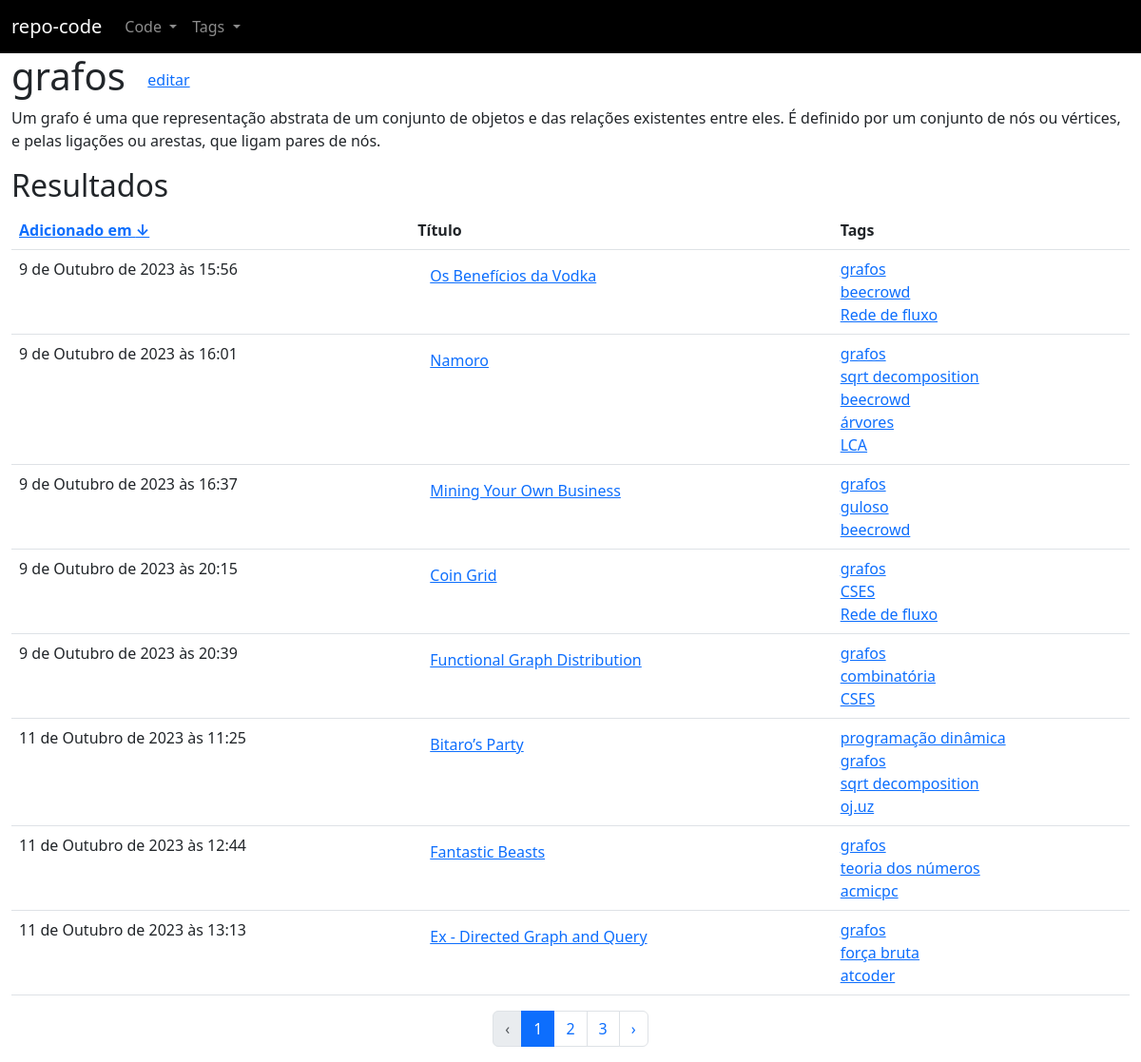
The page /repo/tag/2/ on the database its author committed.
### repo/models.py (models this page shows, shortened)
class Tag(models.Model):
    name = models.CharField(max_length = 50)
    human_name = models.CharField(max_length = 50)
    description = models.TextField()

class Code(models.Model):
    LANGUAGE_CHOICES = (
        ("c++", "c++"),
        ("py", "python"),
        ("c", "c"),
        ("java", "java"),
        ("c#", "c#"),
        ("js", "javascript")
    )
    DICT_LANGUAGES_CHOICES = dict(LANGUAGE_CHOICES)
    title = models.CharField(max_length = 100)
    createdAt = models.DateTimeField(default = timezone.now)
    updatedAt = models.DateTimeField(default = timezone.now)
    description = models.TextField()
    source = models.TextField()
    tags = models.ManyToManyField(Tag)
    original = models.CharField(max_length = 100)
    language = models.CharField(max_length = 10, choices = LANGUAGE_CHOICES)

### repo/tag_views.py (the view)
# urls.py: path('<int:key>/', tag_views.tag_results, name = 'repo_tag_view'),
@require_http_methods(['GET'])
def tag_results(request, key):
    MAX_ITEMS_PER_PAGE = 8
    page = int(request.GET.get('page', 1))
    asc = int(request.GET.get('asc', 1))
    low = (page - 1) * MAX_ITEMS_PER_PAGE
    high = page * MAX_ITEMS_PER_PAGE
    try:
        tag = Tag.objects.get(pk = key)
    except ObjectDoesNotExist as ex:
        return render(request, '404.html', {'message': ex})
    total_results = tag.code_set.count()
    sources = tag.code_set.order_by(['-', ''][asc] + 'createdAt')[low : high]
    URL_FLIP_CREATEDAT_PARAMS = {'page': page, 'asc': asc ^ 1}
    URL_FLIP_CREATEDAT = f"{reverse('repo_tag_view', args = [key])}?{urlencode(URL_FLIP_CREATEDAT_PARAMS)}"
    URL_PREVIOUS_PARAMS = {
        'page': page - 1,
        'asc': asc
    }
    URL_PREVIOUS = f"{reverse('repo_tag_view', args = [key])}?{urlencode(URL_PREVIOUS_PARAMS)}"
    URL_NEXT_PARAMS = {
        'page': page + 1,
        'asc': asc
    }
    URL_FIRST_PARAMS = {'page': 1, 'asc': asc ^ 1}
    URL_FIRST = f"{reverse('repo_tag_view', args = [key])}?{urlencode(URL_FIRST_PARAMS)}"
    URL_NEXT = f"{reverse('repo_tag_view', args = [key])}?{urlencode(URL_NEXT_PARAMS)}"
    URL_PAGES = []
    start_delta = max(1, page - 2) - page
    for delta in range(start_delta, start_delta + 5):
        p = page + delta
        if p > 0 and (p - 1) * MAX_ITEMS_PER_PAGE < total_results:
            URL_PARAMS = {'page': p, 'asc': asc}
            URL = f"{reverse('repo_tag_view', args = [key])}?{urlencode(URL_PARAMS)}"
            URL_PAGES.append((p, p == page , URL))
    return render(request, 'tag/tag.html', {'tag' : tag,
    'sources' : sources,
    'URL_FLIP_CREATEDAT': URL_FLIP_CREATEDAT,
    'asc' : asc,
    'URL_PAGES': URL_PAGES,
    'total_results': total_results,
    'URL_PREVIOUS': URL_PREVIOUS if page > 1 else None,
    'URL_NEXT': URL_NEXT if page * MAX_ITEMS_PER_PAGE < total_results else None,
    'URL_FIRST': URL_FIRST if len(URL_PAGES) and URL_PAGES[0][0] > 1 else None
    })

### repo/templates/tag/tag.html (shortened to what this page needs)
{% extends "base.html" %}
{% block 'main' %}
{% if sources.all.count > 0 %}
    <div class = "container-fluid">
    <div class = "row">
        <h1>
            {{ tag.human_name }}
            <a class = "btn btn-link" href = "{% url 'repo_tag_upd' tag.id %}"> editar </a>
        </h1>
    </div>
    <div class = "row">
        <p>
            {{ tag.description | safe }}
        </p>
    </div>
    <div class = "row">
        <h2>Resultados</h2>
    </div>
    <table class = "table">
        <thead>
            <tr>
                <th>
                    <a href = "{{ URL_FLIP_CREATEDAT }}">
                        Adicionado em
                        {% if asc %}
                            &#8595;
                        {% else %}
                            &#8593;
                        {% endif %}
                    </a>
                </th>
                <th>Título</th>
                <th>Tags</th>
            </tr>
        </thead>
        <tbody>
            {% for source in sources.all %}
                <tr>
                    <td>
                        {{ source.createdAt }}
                    </td>
                    <td>
                        <a href = "{% url 'repo_code_view' source.id %}" class = "btn btn-link">{{ source.title }}</a>
                    </td>
                    <td>
                        {% for tag in source.tags.all %}
                            <a href = "{% url 'repo_tag_view' tag.id %}">{{tag.human_name}}</a>
                            <br>
                        {% endfor %}
                    </td>
                </tr>
            {% endfor %}
        </tbody>
    </table>
    <nav>
        <ul class = "pagination justify-content-center">
            {% if URL_PREVIOUS %}
                <li class="page-item">
                    <a class="page-link" href="{{URL_PREVIOUS}}">&lsaquo;</a>
                </li>
            {% else %}
                <li class="page-item disabled">
                    <a class="page-link" href="#" tabindex="-1">&lsaquo;</a>
                </li>
            {% endif %}
            {% for page, current, URL in URL_PAGES %}
                {% if current %}
                <li class = "page-item active">
                    <a href = "{{URL}}" class = "page-link"> {{page}} </a>
                </li>
                {% else %}
                <div class = "page-item">
                    <a href = "{{URL}}" class = "page-link"> {{page}} </a>
                </div>
                {% endif %}
            {% endfor %}
            {% if URL_NEXT %}
                <li class="page-item">
                    <a class="page-link" href="{{URL_NEXT}}">&rsaquo;</a>
                </li>
            {% else %}
                <li class="page-item disabled">
                    <a class="page-link" href="#" tabindex="-1">&rsaquo;</a>
                </li>
            {% endif %}
        </ul>
    </nav>
</div>
{% else %}
        <h1 class = "text-center text-warning"> Nenhum resultado foi encontrado </h1>
            <p class="text-center">
                Tente outros parâmetros que fornecam um resultado válido
            </p>
{% endif %}
{% endblock %}

### rows shown on the page
Tag: human_name "grafos", description "Um grafo é uma que representação abstrata de um conjunto de objetos e das relações existentes entre eles. É definido por um conjunto de nós ou vértices, e pelas ligações ou arestas, que ligam pares de nós."
Code: createdAt "9 de Outubro de 2023 às 15:56", title "Os Benefícios da Vodka"
Tag: human_name "beecrowd"
Tag: human_name "Rede de fluxo"
Code: createdAt "9 de Outubro de 2023 às 16:01", title "Namoro"
Tag: human_name "sqrt decomposition"
Tag: human_name "árvores"
Tag: human_name "LCA"
Code: createdAt "9 de Outubro de 2023 às 16:37", title "Mining Your Own Business"
Tag: human_name "guloso"
Code: createdAt "9 de Outubro de 2023 às 20:15", title "Coin Grid"
Tag: human_name "CSES"
Code: createdAt "9 de Outubro de 2023 às 20:39", title "Functional Graph Distribution"
Tag: human_name "combinatória"
Code: createdAt "11 de Outubro de 2023 às 11:25", title "Bitaro’s Party"
Tag: human_name "programação dinâmica"
Tag: human_name "oj.uz"
Code: createdAt "11 de Outubro de 2023 às 12:44", title "Fantastic Beasts"
Tag: human_name "teoria dos números"
Tag: human_name "acmicpc"
Code: createdAt "11 de Outubro de 2023 às 13:13", title "Ex - Directed Graph and Query"
Tag: human_name "força bruta"
Tag: human_name "atcoder"

### other values the page prints
{{ page }} "1"
{{ page }} "2" "3"
